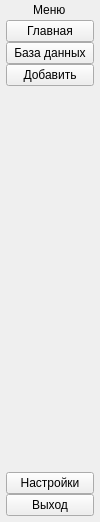
        <widget class="QWidget" name="full_sidebar_widget" native="true">
         <property name="maximumSize">
          <size>
           <width>100</width>
           <height>16777215</height>
          </size>
         </property>
         <layout class="QVBoxLayout" name="verticalLayout_4">
          <property name="spacing">
           <number>0</number>
          </property>
          <property name="leftMargin">
           <number>6</number>
          </property>
          <property name="topMargin">
           <number>0</number>
          </property>
          <property name="rightMargin">
           <number>6</number>
          </property>
          <property name="bottomMargin">
           <number>6</number>
          </property>
          <item>
           <layout class="QHBoxLayout" name="horizontalLayout_2">
            <property name="spacing">
             <number>0</number>
            </property>
            <item>
             <spacer name="horizontalSpacer_5">
              <property name="orientation">
               <enum>Qt::Horizontal</enum>
              </property>
              <property name="sizeHint" stdset="0">
               <size>
                <width>40</width>
                <height>20</height>
               </size>
              </property>
             </spacer>
            </item>
            <item>
             <widget class="QLabel" name="label_3">
              <property name="text">
               <string>Меню</string>
              </property>
             </widget>
            </item>
            <item>
             <spacer name="horizontalSpacer_4">
              <property name="orientation">
               <enum>Qt::Horizontal</enum>
              </property>
              <property name="sizeHint" stdset="0">
               <size>
                <width>40</width>
                <height>20</height>
               </size>
              </property>
             </spacer>
            </item>
           </layout>
          </item>
          <item>
           <layout class="QVBoxLayout" name="verticalLayout_2">
            <property name="spacing">
             <number>0</number>
            </property>
            <item>
             <widget class="QPushButton" name="btn_home_2">
              <property name="text">
               <string>Главная</string>
              </property>
              <property name="icon">
               <iconset resource="../resource.qrc">
                <normaloff>:/svg/svg/home.svg</normaloff>:/svg/svg/home.svg</iconset>
              </property>
              <property name="iconSize">
               <size>
                <width>20</width>
                <height>20</height>
               </size>
              </property>
              <property name="checkable">
               <bool>true</bool>
              </property>
              <property name="autoExclusive">
               <bool>true</bool>
              </property>
             </widget>
            </item>
            <item>
             <widget class="QPushButton" name="btn_db_2">
              <property name="text">
               <string>База данных</string>
              </property>
              <property name="icon">
               <iconset resource="../resource.qrc">
                <normaloff>:/svg/svg/archive_alt.svg</normaloff>:/svg/svg/archive_alt.svg</iconset>
              </property>
              <property name="iconSize">
               <size>
                <width>20</width>
                <height>20</height>
               </size>
              </property>
              <property name="checkable">
               <bool>true</bool>
              </property>
              <property name="autoExclusive">
               <bool>true</bool>
              </property>
             </widget>
            </item>
            <item>
             <widget class="QPushButton" name="btn_add_2">
              <property name="text">
               <string>Добавить</string>
              </property>
              <property name="icon">
               <iconset resource="../resource.qrc">
                <normaloff>:/svg/svg/account_plus.svg</normaloff>:/svg/svg/account_plus.svg</iconset>
              </property>
              <property name="iconSize">
               <size>
                <width>20</width>
                <height>20</height>
               </size>
              </property>
              <property name="checkable">
               <bool>true</bool>
              </property>
              <property name="autoExclusive">
               <bool>true</bool>
              </property>
             </widget>
            </item>
           </layout>
          </item>
          <item>
           <spacer name="verticalSpacer_2">
            <property name="orientation">
             <enum>Qt::Vertical</enum>
            </property>
            <property name="sizeHint" stdset="0">
             <size>
              <width>20</width>
              <height>386</height>
             </size>
            </property>
           </spacer>
          </item>
          <item>
           <widget class="QPushButton" name="btn_settings_2">
            <property name="text">
             <string>Настройки</string>
            </property>
            <property name="icon">
             <iconset resource="../resource.qrc">
              <normaloff>:/svg/svg/settings.svg</normaloff>:/svg/svg/settings.svg</iconset>
            </property>
            <property name="iconSize">
             <size>
              <width>20</width>
              <height>20</height>
             </size>
            </property>
            <property name="checkable">
             <bool>true</bool>
            </property>
            <property name="autoExclusive">
             <bool>true</bool>
            </property>
           </widget>
          </item>
          <item>
           <widget class="QPushButton" name="pushButton_8">
            <property name="text">
             <string>Выход</string>
            </property>
            <property name="icon">
             <iconset resource="../resource.qrc">
              <normaloff>:/svg/svg/close_box.svg</normaloff>:/svg/svg/close_box.svg</iconset>
            </property>
            <property name="iconSize">
             <size>
              <width>20</width>
              <height>20</height>
             </size>
            </property>
            <property name="checkable">
             <bool>true</bool>
            </property>
            <property name="autoExclusive">
             <bool>true</bool>
            </property>
           </widget>
          </item>
         </layout>
        </widget>
